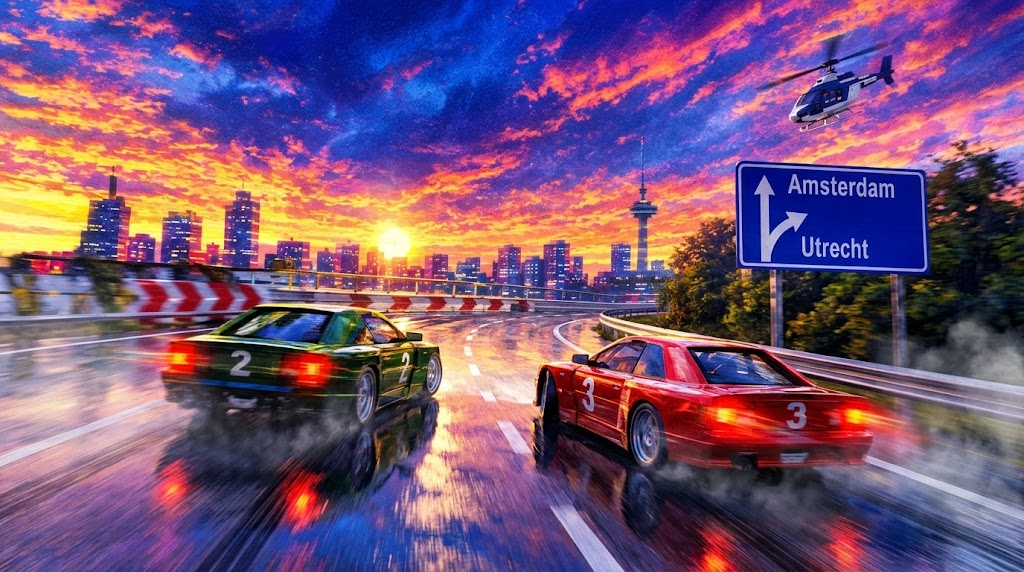
#> input picture art/background.jpg, 1024 x 572 px, found by its file name
$ python make-backgrounds.py assets/background.jpg sce_sys
#> lines starting #> are read from the running program, lines starting #| are printed output that depends on the picture
#!/usr/bin/env python3
"""Writes the PS5 home screen backgrounds, sce_sys/pic0.dds and pic1.dds.

The console wants both files as a single 3840x2160 BC7_UNORM texture in a
DX10 DDS container without mipmaps; the boilerplate's validate-assets.sh
checks exactly that. The source is cropped to 16:9 from the middle and
scaled up, and the same picture is used for both files.

Needs Pillow and etcpak (its BC7 encoder):
    python3 -m venv .venv && .venv/bin/pip install pillow etcpak
    .venv/bin/python tools/make-backgrounds.py assets/background.jpg sce_sys
"""
import struct
import sys
from pathlib import Path

import etcpak
from PIL import Image

WIDTH, HEIGHT = 3840, 2160
DXGI_FORMAT_BC7_UNORM = 98
DDS_DIMENSION_TEXTURE2D = 3


def load_16_9(path: Path) -> Image.Image:
    image = Image.open(path).convert("RGBA")
    w, h = image.size
#> w = 1024; h = 572
    if w * 9 > h * 16:      # too wide: trim the sides
        new_w = h * 16 // 9
#> new_w = 1016
        left = (w - new_w) // 2
#> left = 4
        image = image.crop((left, 0, left + new_w, h))
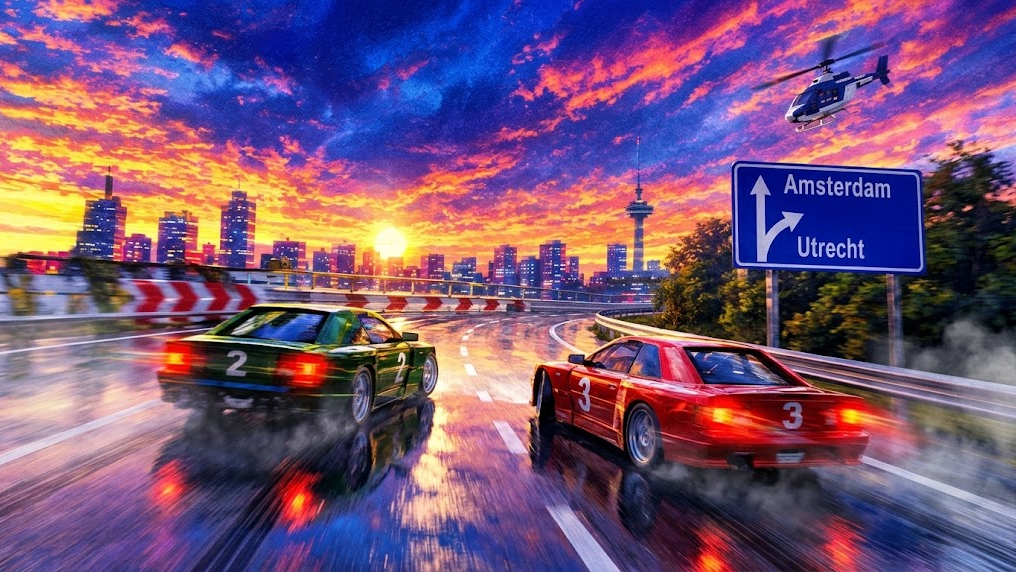
#> image: PIL image 1016x572 RGBA; mean R, G, B, A 117.7, 84.3, 119.5, 255
    else:                   # too tall: trim top and bottom
        new_h = w * 9 // 16
        top = (h - new_h) // 2
        image = image.crop((0, top, w, top + new_h))
    return image.resize((WIDTH, HEIGHT), Image.LANCZOS)


def dds_bytes(blocks: bytes) -> bytes:
    flags = 0x1 | 0x2 | 0x4 | 0x1000 | 0x80000   # caps, height, width, pixelformat, linearsize
    pixel_format = struct.pack("<II4s5I", 32, 0x4, b"DX10", 0, 0, 0, 0, 0)
    header = struct.pack("<7I", 124, flags, HEIGHT, WIDTH, len(blocks), 0, 1)
    header += b"\0" * 44 + pixel_format + struct.pack("<5I", 0x1000, 0, 0, 0, 0)
    dx10 = struct.pack("<5I", DXGI_FORMAT_BC7_UNORM, DDS_DIMENSION_TEXTURE2D, 0, 1, 0)
    return b"DDS " + header + dx10 + blocks


def main() -> None:
    if len(sys.argv) != 3:
        raise SystemExit("usage: make-backgrounds.py <image> <sce_sys directory>")
    source, target = Path(sys.argv[1]), Path(sys.argv[2])
    image = load_16_9(source)
    blocks = etcpak.compress_bc7(image.tobytes(), WIDTH, HEIGHT)
    expected = WIDTH // 4 * (HEIGHT // 4) * 16
    if len(blocks) != expected:
        raise SystemExit(f"BC7 encoder returned {len(blocks)} bytes, expected {expected}")
    data = dds_bytes(blocks)
    for name in ("pic0.dds", "pic1.dds"):
        (target / name).write_bytes(data)
        print(f"wrote {target / name} ({len(data)} bytes)")


if __name__ == "__main__":
    main()
#> (the call stopped at in main, `blocks = etcpak.compress_bc7(image.tobytes(), WIDTH, HEIGHT)`: etcpak is not available in this run)
